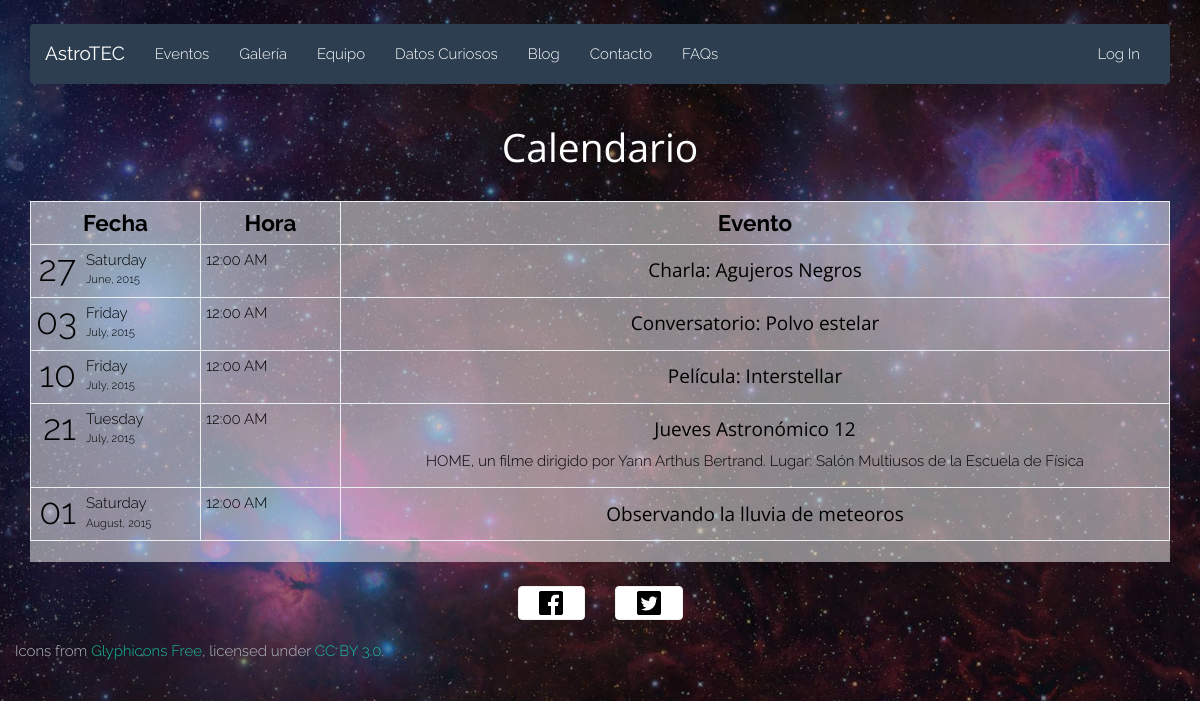
Page /events.php on the earlier database version.
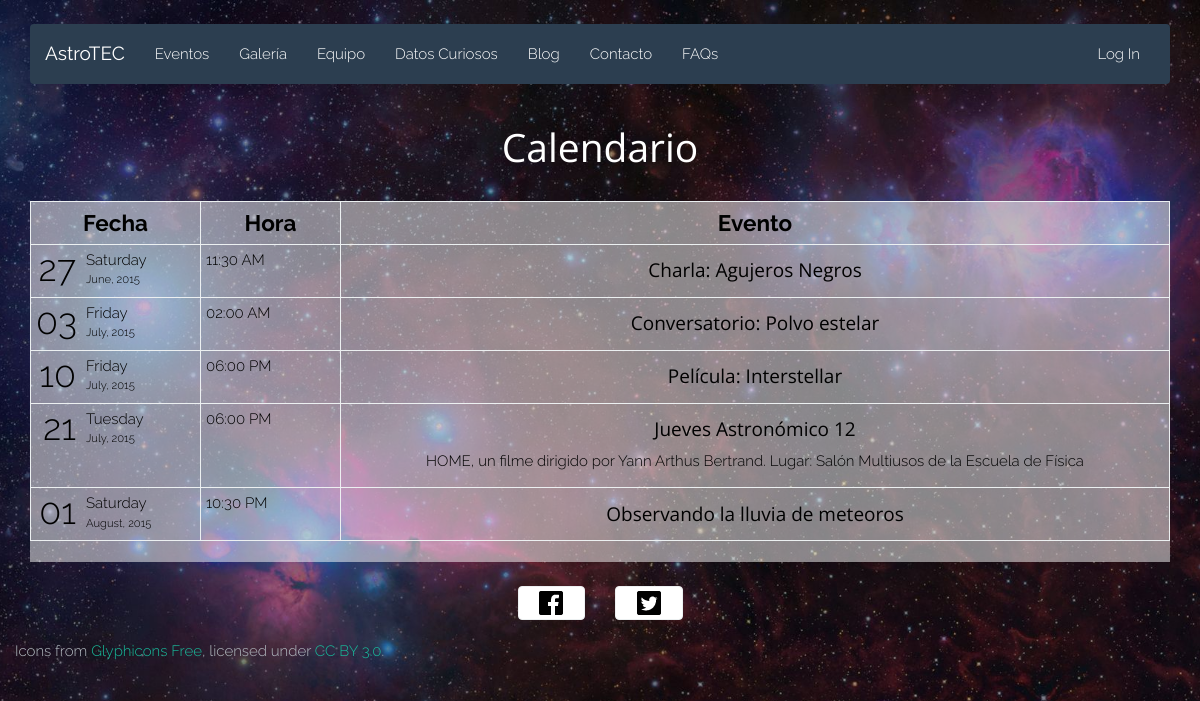
Same page on the later database version.
### tables this page shows
CREATE TABLE IF NOT EXISTS `Eventos` (
  `idEvento` INT NOT NULL AUTO_INCREMENT,
  `titulo` VARCHAR(100) NOT NULL,
  `fecha` DATETIME NOT NULL,
  `descripcion` VARCHAR(200) NOT NULL,
  `fk_idGaleria` INT NULL DEFAULT NULL,
  `fk_idEstado` INT NOT NULL,
  PRIMARY KEY (`idEvento`),
  INDEX `fk_Eventos_Galerias1_idx` (`fk_idGaleria` ASC),
  INDEX `fk_Eventos_EstadoEvento1_idx` (`fk_idEstado` ASC),
  CONSTRAINT `fk_Eventos_Galerias1`
    FOREIGN KEY (`fk_idGaleria`)
    REFERENCES `Galerias` (`idGaleria`)
    ON DELETE NO ACTION
    ON UPDATE NO ACTION,
  CONSTRAINT `fk_Eventos_EstadoEvento1`
    FOREIGN KEY (`fk_idEstado`)
    REFERENCES `EstadoEvento` (`idEstado`)
    ON DELETE NO ACTION
    ON UPDATE NO ACTION);

### html/php/events.php (the view, shortened to what this page needs)
<?php
require_once('db.php');
function getEventsInfo()
{
	global $gallery, $conn;
	$sql = "SELECT titulo, DATE_FORMAT(fecha, '%Y') AS year, DATE_FORMAT(fecha, '%M') AS month, DATE_FORMAT(fecha, '%d') AS day, DATE_FORMAT(fecha, '%W') AS dayName, DATE_FORMAT(fecha, '%h:%i %p') AS hour, descripcion, fk_idGaleria FROM Eventos WHERE fk_idEstado = 1 order by fecha";
	$result = $conn->query($sql);
	if($result)
	{
		if($result->num_rows > 0)
		{
			while($row = $result->fetch_assoc())
			{
				echo "<tr>
			        <td class='agenda-date' class='active' rowspan='1'>
			            <div class='dayofmonth'>$row[day]</div>
			            <div class='dayofweek'>$row[dayName]</div>
			            <div class='shortdate text-muted'>$row[month], $row[year]</div>
			        </td>
			        <td class='agenda-time'>
			            $row[hour]
			        </td>
			        <td class='agenda-events'>
			            <div class='agenda-event'>
			            <h4> $row[titulo] </h4>
									<p class='description'>
			                $row[descripcion]
									</p>
			            </div>
			        </td>
			    </tr>";
			}
		}
		else
		{
		}
	}
}
?>

### html/events.php (shortened to what this page needs)
<?php require( "php/functions.php");?>
<?php
require( "php/events.php");?>
<!DOCTYPE html>
<html>
<head>
	<?php require('./php/head.php'); getEvents();?>
	<link rel="stylesheet" type="text/css" href="css/events.css">
</head>
<body>
	<div class="container">
		<?php require('./php/navbar.php'); ?>
		<div class="row">
			<div class="col-md-12">
				<h1 class="tittle">Calendario</h1>
				<br/>
				<div class="agenda">
					<div class="table-responsive">
						<table class="table table-condensed table-bordered">
							<thead>
								<tr>
									<th>Fecha</th>
									<th>Hora</th>
									<th>Evento</th>
								</tr>
							</thead>
							<tbody>
								<?php getEventsInfo(); ?>
							</tbody>
						</table>
					</div>
				</div>
			</div>
		</div>
	</div>
	<div class="footer">
		<?php include("./php/footer.php"); ?>
	</div>
</body>
</html>

### html/php/head.php (shortened to what this page needs)
<link rel="stylesheet" type="text/css" href="css/vendor/bootstrap.min.css">
<link rel="stylesheet" type="text/css" href="css/vendor/font-awesome.min.css">
<link rel="stylesheet" type="text/css" href="css/style.css">

### html/php/navbar.php (shortened to what this page needs)
<nav class="navbar navbar-default">
	<div class="container-fluid">
		<div class="navbar-header">
			<a class="navbar-brand" href="index.php">AstroTEC</a>
		</div>
		<div class="collapse navbar-collapse" id="bs-example-navbar-collapse-1">
			<ul class="nav navbar-nav">
				<li><a href="./events.php">Eventos</a>
				</li>
				<li><a href="./gallery.php">Galería</a>
				</li>
				<li><a href="./equipment.php">Equipo</a>
				</li>
				<li><a href="./funfacts.php">Datos Curiosos</a>
				</li>
				<li><a href="./blog.php">Blog</a>
				</li>
				<li><a href="./contact.php">Contacto</a>
				</li>
				<li><a href="./faqs.php">FAQs</a>
				</li>
			</ul>
			<ul class="nav navbar-nav navbar-right">
				<?php
					if (!isset($_SESSION['USER_ID']))  {
						echo "<li class='pull-right'>";
						echo "	<a href='./login.php'>Log In</a>";
						echo "</li>";
					}
				?>
      </ul>
		</div>
	</div>
</nav>

### html/php/footer.php (shortened to what this page needs)
<div class="container footer-bottom">
		<div class="row">
			<div class="col-sm-1 col-sm-offset-5">
				<a href="https://www.facebook.com/AstroTEC.ITCR" class="thumbnail">
					<img src="./img/social-31-facebook.png" alt="Facebook">
				</a>
			</div>
			<div class="col-sm-1">
				<a href="#" class="thumbnail">
					<img src="./img/social-32-twitter.png" alt="Twitter">
				</a>
			</div>
		</div>
		<div class="row">
			<p class="text-muted">Icons from <a href="http://glyphicons.com">Glyphicons Free</a>, licensed under
			<a href="http://creativecommons.org/licenses/by/3.0/">CC BY 3.0</a>.
			</p>
		</div>
	</div>

### html/css/style.css (style rules this page uses)
body { padding-top: 2%; background: url(../img/background.jpg) no-repeat center center fixed; -webkit-background-size: cover; -moz-background-size: cover; -o-background-size: cover; background-size: cover; font-family: 'Raleway', sans-serif; font-weight: 300; color: #3E3E3E; }
h1, h2, h3, h4, h5 { font-family: 'Open Sans', sans-serif; color: #000000; }
.navbar-brand { font-weight: 400; }

### html/css/events.css (style rules this page uses)
body { color: white; }
.tittle { color: white; text-align: center; }
th { text-align: center; }
h2, h3, h4 { text-align: center; }
.agenda { background-color: rgba(255, 255, 255, 0.5); color: black; }
.description { text-align: center; }
.agenda .agenda-date { width: 170px; }
.agenda .agenda-date .dayofmonth { width: 40px; font-size: 36px; line-height: 36px; float: left; text-align: right; margin-right: 10px; }
.agenda .agenda-date .shortdate { font-size: 0.75em; color: black; }
.agenda .agenda-time { width: 140px; }
thead { font-size: 1.5em; }
.footer { margin-top: 2%; }

Differences in the rows shown:
changed eventos "Charla: Agujeros Negros": row "12:00 AM" → "11:30 AM"
changed eventos "Conversatorio: Polvo estelar": row "12:00 AM" → "02:00 AM"
changed eventos "Película: Interstellar": row "12:00 AM" → "06:00 PM"
changed eventos "Jueves Astronómico 12": row "12:00 AM" → "06:00 PM"
changed eventos "Observando la lluvia de meteoros": row "12:00 AM" → "10:30 PM"
